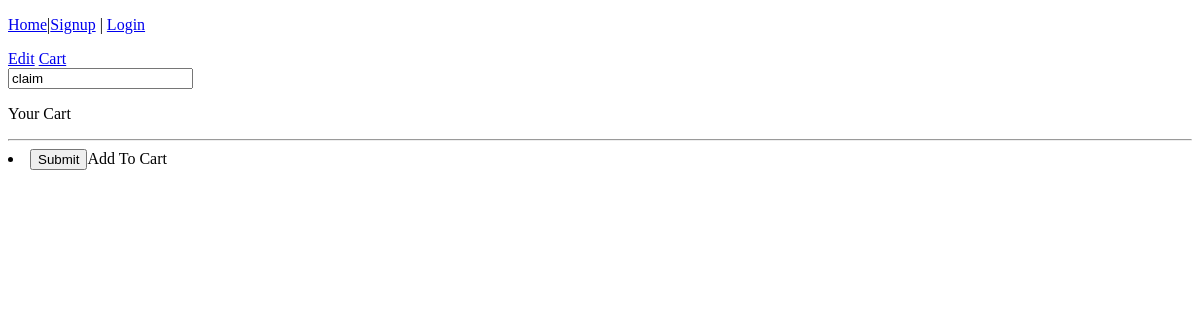
Before: /cart/ with the older database file.
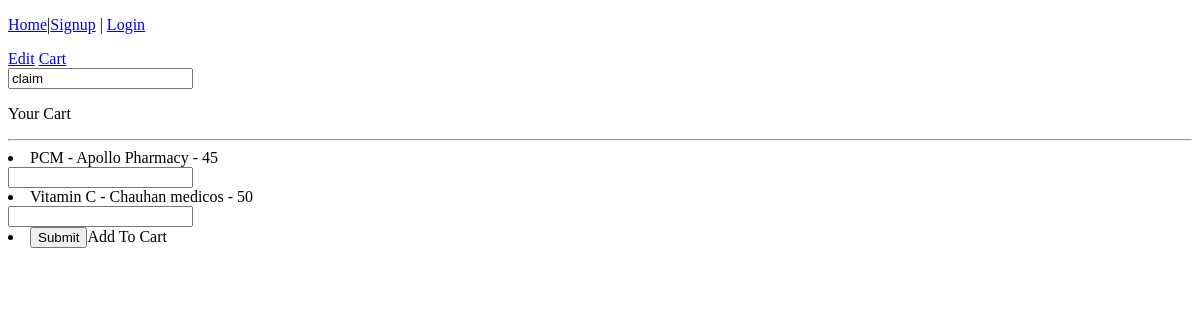
After: the same page with the newer database file.
### accounts/models.py (models this page shows)
class Product(models.Model):
    id=models.IntegerField(default=0,primary_key=True,null=False)
    name = models.CharField(max_length=50,default='')
    price = models.IntegerField(default=0)
    pharmacy_name = models.CharField(max_length=100,default='')
    address = models.CharField(max_length=200, default='' , null=True , blank=True)
    def __str__(self):
       return self.name

### accounts/views.py (the view)
# urls.py: path('cart/',cart, name="cart_name"),
def cart(request):
    productsss = Product.objects.all()
    if request.POST:
        res = request.POST
        products_dict = {}
        for i in productsss:
            products_dict[i.id] = {'quantity':res[i.name], 'cost_per_medicine':i.price}
        print(products_dict)
        amount = add_to_cart(products_dict)
    else:
        return render(request, 'patient_index.html',{'products':productsss})
    return redirect(f'/payments/views/homepage?amount={amount}', amount=amount)

### templates/patient_index.html (shortened to what this page needs)
{% extends 'base.html' %}
{% block content %}
<a href="{%url 'edit'%}">Edit</a>
<a href="{%url 'cart_name'%}">Cart</a>
<div class="container">
   <div class="border rounded p-4 m-4">
    <input type="text" value="claim">
        <p class="display-4 pl-4 ml-4">Your Cart</p>
        <hr>
        <form method="post" >
                {% for product in products%}
               <li> {{product}} - {{product.pharmacy_name}} - {{product.price}}</li>
               <input type="text" name="{{product.name}}" id="q{{forloop.counter0}}">
               {% endfor %}
               <li>
               <input type="submit" size ='100px' name="Add">Add To Cart</button>
            </li>
        </form>
</div>
{% endblock %}

### templates/base.html (shortened to what this page needs)
<!DOCTYPE html>
<html>
<head>
  {%if request.user.is_authenticated%}
      {% comment %} {%if request.user.user_type=="patient"%} {% endcomment %}
    <p><a href="{%url 'patient_index'%}">Home</a> | <a href="{%url 'logout'%}">Logout</a></p>
    <p>Hello, {{request.user.username}} </p>
      {% comment %} {%endif%} {% endcomment %}
  {%else%}
    <p> <a href="{%url 'home'%}">Home</a>|<a href="{%url 'signup'%}">Signup</a> |  <a href="{%url 'login'%}">Login</a></p>
  {%endif%}
</head>
<body>
  <main>
    {% block content %}
    {% endblock %}
  </main>
</body>
</html>

Changed rows visible on the page:
added Product: name "PCM", pharmacy_name "Apollo Pharmacy", price "45"
added Product: name "Vitamin C", pharmacy_name "Chauhan medicos", price "50"
